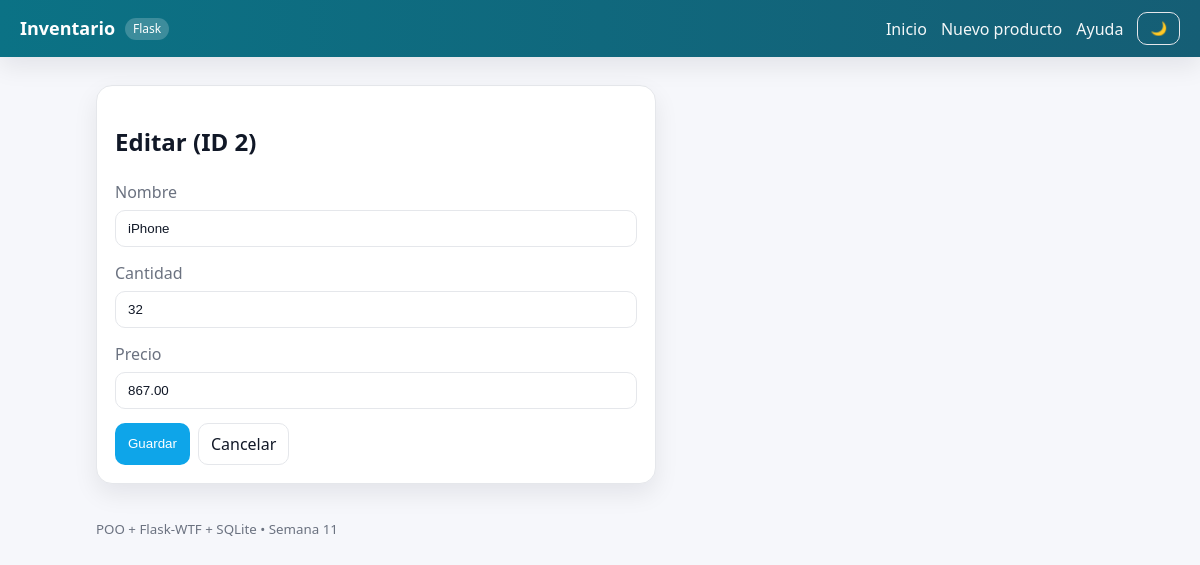
The page /editar/2/ on the database its author committed.
### tables this page shows
CREATE TABLE productos (
                id INTEGER PRIMARY KEY AUTOINCREMENT,
                nombre TEXT NOT NULL,
                cantidad INTEGER NOT NULL CHECK(cantidad >= 0),
                precio REAL NOT NULL CHECK(precio >= 0)
            );

### app.py (the view, shortened to what this page needs)
@app.route("/editar/<int:pid>/", methods=["GET","POST"])
def editar(pid: int):
    with get_conn() as conn:
        row = conn.execute("SELECT * FROM productos WHERE id=?", (pid,)).fetchone()
    if row is None:
        flash("Producto no encontrado.", "warning")
        return redirect(url_for("home"))
    form = ProductoForm()
    if request.method == "GET":
        form.nombre.data = row["nombre"]; form.cantidad.data = row["cantidad"]; form.precio.data = row["precio"]
    return render_template("product_form.html", form=form, titulo=f"Editar (ID {pid})")

### app.py
class ProductoForm(FlaskForm):
    nombre   = StringField("Nombre", validators=[DataRequired(), Length(min=2, max=50)])
    cantidad = IntegerField("Cantidad", validators=[DataRequired(), NumberRange(min=0)])
    precio   = DecimalField("Precio", places=2, validators=[DataRequired(), NumberRange(min=0)])
    enviar   = SubmitField("Guardar")

### app.py (called while the page is built)
def get_conn():
    conn = sqlite3.connect(DB_PATH)
    conn.row_factory = sqlite3.Row
    return conn

### templates/product_form.html (shortened to what this page needs)
{% extends "base.html" %}
{% block content %}
<section class="card card--form">
  <h2>{{ titulo or "Producto" }}</h2>
  <form method="post" class="form">
    <div class="field">
      <label>Nombre</label>
      {{ form.nombre(class_="input") }}
    </div>
    <div class="field">
      <label>Cantidad</label>
      {{ form.cantidad(class_="input") }}
    </div>
    <div class="field">
      <label>Precio</label>
      {{ form.precio(class_="input") }}
    </div>
    <div class="actions">
      {{ form.enviar(class_="btn btn-primary") }}
      <a class="btn btn-ghost" href="{{ url_for('home') }}">Cancelar</a>
    </div>
  </form>
</section>
{% endblock %}

### static/styles.css (style rules this page uses)
:root { --bg: #0b0e14; --surface: #111827; --text: #e5e7eb; --muted: #9ca3af; --primary: #22c55e; --primary-contrast: #0a0f0a; --danger: #ef4444; --border: #1f2937; --shadow: 0 10px 24px rgba(0,0,0,.25); }
html[data-theme="light"] { --bg:#f6f7fb; --surface:#ffffff; --text:#111827; --muted:#6b7280; --primary:#0ea5e9; --primary-contrast:#06202b; --danger:#e11d48; --border:#e5e7eb; --shadow: 0 10px 24px rgba(2,6,23,.08); }
* { box-sizing:border-box }
body { margin:0; font: 16px/1.5 system-ui, -apple-system, Segoe UI, Roboto, Arial, sans-serif; background:var(--bg); color:var(--text); }
.card { background:var(--surface); border:1px solid var(--border); border-radius:16px; padding:18px 18px; box-shadow:var(--shadow); margin-bottom:18px; }
.card--form { max-width:560px; }
.input { width:100%; padding:10px 12px; border-radius:10px; background:transparent; color:var(--text); border:1px solid var(--border); outline:none; }
.btn { display:inline-flex; align-items:center; justify-content:center; padding:8px 12px; border-radius:10px; border:1px solid var(--border); color:var(--text); background:transparent; cursor:pointer; text-decoration:none; transition: all .15s ease; }
.btn-primary { background:var(--primary); color:white; border-color:transparent }
.btn-ghost { background:transparent; color:var(--text) }
.actions { display:flex; gap:8px }
.form { display:grid; gap:14px }
.field label { display:block; margin-bottom:6px; color:var(--muted) }

### rows shown on the page
productos: nombre "iPhone", cantidad "32", precio "867.00"

### other values the page prints
{{ titulo or "Producto" }} "Editar (ID 2)"
